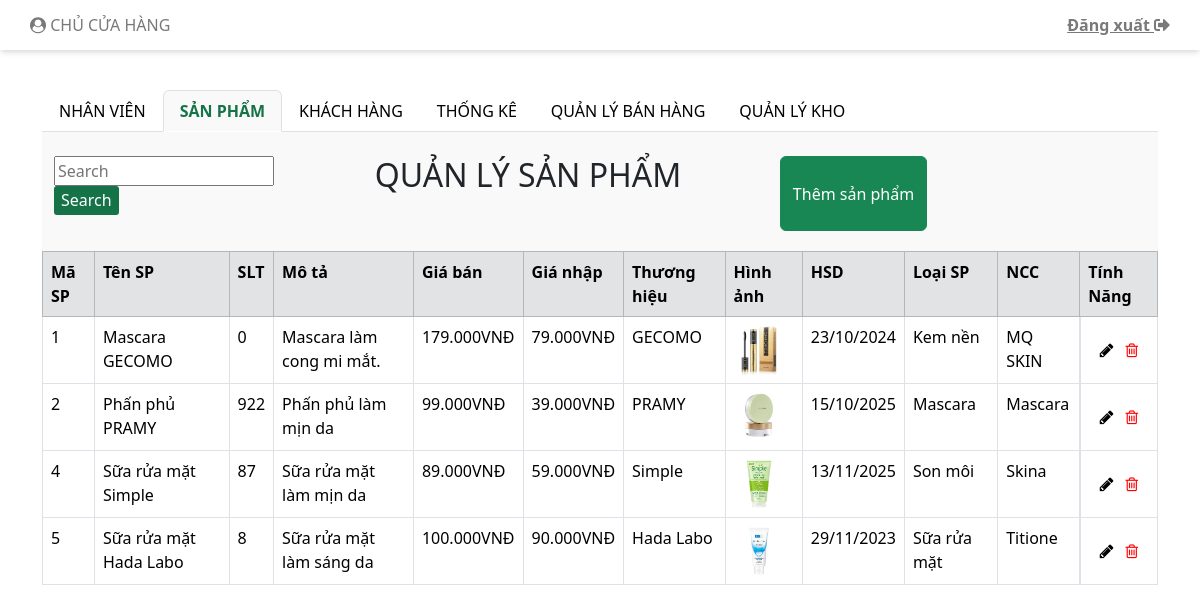
/indexAdmin.php?san-pham (signed in), run on the app's committed database.
### tables this page shows
CREATE TABLE `sanpham` (
  `MaSanPham` int(11) NOT NULL,
  `TenSanPham` varchar(100) NOT NULL,
  `SoLuongTon` int(11) NOT NULL DEFAULT 1,
  `MoTa` varchar(100) DEFAULT NULL,
  `GiaBan` double NOT NULL,
  `GiaNhap` double NOT NULL,
  `ThuongHieu` varchar(100) DEFAULT NULL,
  `HinhAnh` varchar(50) NOT NULL,
  `HanSuDung` date DEFAULT NULL,
  `LoaiSanPham` int(11) NOT NULL,
  `NhaCungCap` int(11) NOT NULL,
  `trangThai` tinyint(4) NOT NULL DEFAULT 1
);

### model/mProductAdmin.php (called while the page is built, shortened)
<?php
    include_once("connect.php");
    class MProductAdmin {
        function selectAllProducts() {
            $p = new ConnectDB();
            if ($p->connect_DB($con)) {
                $str = "SELECT * FROM sanpham";
                $tbl = mysqli_query($con, $str);
                return $tbl;
            } else {
                return false;
            }
        }
    }
?>

### model/connect.php (called while the page is built, shortened)
<?php
    class ConnectDB{
        function connect_DB(& $conn){
            $conn = mysqli_connect("localhost", "root", "", "mypham");
            if ($conn){
                mysqli_set_charset($conn, "utf8");
                return $conn;
            }else{
                return false;
            }
        }
    }
?>

### controller/cProductAdmin.php (called while the page is built, shortened)
<?php
    include_once("Model/mProductAdmin.php");
    class CProductAdmin{
        function getAllProducts(){
            $p = new MProductAdmin();
            $tbl = $p -> selectAllProducts();
            return $tbl;
        }
    }
?>

### indexAdmin.php (the view, shortened to what this page needs)
<!DOCTYPE html>
<html lang="en">
<head>
    <link rel="stylesheet" href="./css/styleAdmin.css">
    <link rel="stylesheet" href="https://use.fontawesome.com/releases/v5.8.2/css/all.css">
    <link href="https://cdn.jsdelivr.net/npm/bootstrap@5.3.2/dist/css/bootstrap.min.css" rel="stylesheet">
    <link rel="stylesheet" href="https://maxcdn.bootstrapcdn.com/font-awesome/4.7.0/css/font-awesome.min.css">
</head>
<body>
    <div class="container-fluid">
        <div class="row">
            <div class="col-md-12 header">
                <a class="navbar-brand" href="#"><i class="fa fa-user-circle" aria-hidden="true"></i> CHỦ CỬA HÀNG</a>
                <a href="?action=logout" data-toggle="tooltip" data-placement="bottom" title="ĐĂNG XUẤT"><b>Đăng xuất <i class="fas fa-sign-out-alt"></i></b></a>
            </div>
        </div>
    </div>
    <div class="container mt-3 body">
        <br>
        <ul class="nav nav-tabs">
            <li class="nav-item menu">
                <a class="nav-link <?php echo isset($_REQUEST['nhan-vien']) ? "active" : ""; ?>" href="indexAdmin.php?nhan-vien">NHÂN VIÊN</a>
            </li>
            <li class="nav-item menu">
                <a class="nav-link <?php echo isset($_REQUEST['san-pham']) ? "active" : ""; ?>" href="indexAdmin.php?san-pham">SẢN PHẨM</a>
            </li>
            <li class="nav-item menu">
                <a class="nav-link <?php echo isset($_REQUEST['khach-hang']) ? "active" : ""; ?>" href="indexAdmin.php?khach-hang">KHÁCH HÀNG</a>
            </li>
            <li class="nav-item menu">
                <a class="nav-link <?php echo isset($_REQUEST['thong-ke']) ? "active" : ""; ?>" href="indexAdmin.php?thong-ke">THỐNG KÊ</a>
            </li>
            <li class="nav-item menu">
                <a class="nav-link <?php echo isset($_REQUEST['ban-hang']) ? "active" : ""; ?>" href="indexNVBH.php">QUẢN LÝ BÁN HÀNG</a>
            </li>
            <li class="nav-item menu">
                <a class="nav-link <?php echo isset($_REQUEST['kho']) ? "active" : ""; ?>" href="indexQLKH.php">QUẢN LÝ KHO</a>
            </li>
        </ul>
        <div class="tab-content">
            <?php
            include_once("view/vProductAdmin.php");
            $c = new VProductAdmin();
            include_once("view/vCustomerAdmin.php");
            $d = new VCustomer();
            if (isset($_REQUEST['nhan-vien'])) {
                $p->viewAllEmployees();
            } elseif (isset($_REQUEST['san-pham'])) {
                $c->viewAllProducts();
            } elseif (isset($_REQUEST['khach-hang'])) {
                $d->viewAllCustomers();
            } elseif (isset($_REQUEST['btnSearchNV'])) {
                $p->viewAllEmployeeBySearch($_REQUEST['txtSearchNV']);
            } elseif (isset($_REQUEST['btnSearchSP'])) {
                $c->viewAllProductBySearch($_REQUEST['txtSearchSP']);
            } elseif (isset($_REQUEST['btnSearchKH'])) {
                $d->viewAllCustomerBySearch($_REQUEST['txtSearchKH']);
            } elseif (isset($_REQUEST["btnProdAct"])) {
                $c->showFormDelProduct();
                $c->showFormEditProduct();
            } elseif (isset($_REQUEST["btnEmpAct"])) {
                $p->showFormDelEmployee();
                $p->showFormEditEmployee();
            } elseif (isset($_REQUEST["btnCusAct"])) {
                $d->showFormDelCustomer();
            } elseif (isset($_REQUEST["thong-ke"])) {
                include("./thongke.php");
            } else {
                echo "<img class='img-admin' src='./img/admin.png' alt=''>";
            }
            ?>
        </div>
    </div>
</body>
</html>

### view/vProductAdmin.php (shortened to what this page needs)
<?php
    include_once("controller/cProductAdmin.php");
    class VProductAdmin{
        function viewAllProducts(){
            $p = new CProductAdmin();
            $tbl = $p -> getAllProducts();
            showProductAdmin($tbl);
        }
    }
    function showProductAdmin($tbl){
        if($tbl){
            if(mysqli_num_rows($tbl) >0){
                echo '
                <div id="san-pham" class="container tab-pane active"><br>
                <div class="row timKiem-them">
                    <div class="timKiem input-group mb-3 col-md-5">
                        <form action="#" method="get">
                                 <input type="text" name="txtSearchSP" size="18" placeholder = "Search" value = "';
                                 if(isset($_REQUEST["txtSearchSP"])) echo $_REQUEST["txtSearchSP"];
                                 echo '" >
                                 <input type="submit" name="btnSearchSP" class="btnCus btnCus5" value="Search">
                        </form>
                    </div>
                    <div class="timKiem col-md-4">
                        <h2>QUẢN LÝ SẢN PHẨM</h2>
                    </div>
                    <div class="timKiem themNhanVien col-md-3">
                        <button type="button" class="btn btn-success" data-bs-toggle="modal" data-bs-target="#modalThemSP">
                            Thêm sản phẩm
                        </button>
                    </div>
                </div>
                </div>
                ';
                echo "<table class='prod_tbl'> <tr>";
                    echo'
                    <table class="table table-bordered table-hover " id="myTable">
                    <thead class="table-secondary">
                        <tr class="ex" style="vertical-align: text-top;">
                            <th width="auto">Mã SP</th>
                            <th width="auto">Tên SP</th>
                            <th>SLT</th>
                            <th>Mô tả</th>
                            <th>Giá bán</th>
                            <th>Giá nhập</th>
                            <th>Thương hiệu</th>
                            <th>Hình ảnh</th>
                            <th>HSD</th>
                            <th>Loại SP</th>
                            <th>NCC</th>
                            <th class="tinh-nang">Tính Năng</th>
                        </tr>
                    </thead>
                    ';
                    while($row = mysqli_fetch_assoc($tbl)){
                        if($row["trangThai"] == 1){
                            echo "<tr >";
                            echo "<td>".$row["MaSanPham"]."</td>";
                            echo "<td>".$row["TenSanPham"]."</td>";
                            echo "<td>".$row["SoLuongTon"]."</td>";
                            echo "<td>".$row["MoTa"]."</td>";
                            echo "<td>".number_format($row["GiaBan"], 0,".", ".")."VNĐ</td>";
                            echo "<td>".number_format($row["GiaNhap"], 0,".", ".")."VNĐ</td>";
                            echo "<td>".$row["ThuongHieu"]."</td>";
                            echo "<td>"."<img src='Image/".$row["HinhAnh"]."' alt='".$row["HinhAnh"]."' width= '50px' height= '50px'>"."</td>";
                            echo "<td>".date("d/m/Y", strtotime($row["HanSuDung"]))."</td>";
                            echo "<td>";
                            if ($row["LoaiSanPham"] == 1) {
                                echo "Kem nền";
                            } elseif ($row["LoaiSanPham"] == 2) {
                                echo "Mascara";
                            } elseif ($row["LoaiSanPham"] == 3) {
                                echo "Phấn phủ";
                            } elseif ($row["LoaiSanPham"] == 4) {
                                echo "Son môi";
                            } elseif ($row["LoaiSanPham"] == 5) {
                                echo "Sữa rửa mặt";
                            } elseif ($row["LoaiSanPham"] == 6) {
                                echo "KCN";
                            } else{
                                echo "Loại khác";
                                echo"</td>";
                            }
                            echo "<td>";
                            if ($row["NhaCungCap"] == 1) {
                                echo "MQ SKIN";
                            } elseif ($row["NhaCungCap"] == 2) {
                                echo "Mascara";
                            } elseif ($row["NhaCungCap"] == 3) {
                                echo "Naunau";
                            } elseif ($row["NhaCungCap"] == 4) {
                                echo "Skina";
                            } elseif ($row["NhaCungCap"] == 5) {
                                echo "Titione";
                            } else{
                                echo "Khác";
                                echo"</td>";
                            }
                            echo "<td style = 'display: flex; justify-content: center;  padding: 20px 0;'>
                                    <form action='#' method='get'>
                                        <input type='hidden' name='MaSanPham' value='" . $row["MaSanPham"] . "'>
                                        <button class='btnCus btn2 edit' type='submit' value='edit' name= 'btnProdAct'>
                                            <i class='fa fa-pencil' aria-hidden='true'></i>
                                        </button>
                                    </form>
                                    <form action='#' method='get'onsubmit='return confirmDelete();'>
                                        <input type='hidden' name='MaSanPham' value='" . $row["MaSanPham"] . "'>
                                        <button class='btnCus btn2 delete' type='submit' value='delete' name= 'btnProdAct'>
                                            <i class='fa fa-trash-o' aria-hidden='true'></i>
                                        </button>
                                    </form>
                                </td>";
                            echo "</tr>";
                        }
                    }
                    echo "</table>";
        }else{
            echo"Không tìm thấy sản phẩm!";
            echo header("refresh: 5; url='indexAdmin.php?san-pham'");
        }
    }
    }
?>

### css/styleAdmin.css (style rules this page uses)
.timKiem-them { margin-bottom: 10px; }
.timKiem { display: flex; flex-wrap: nowrap; justify-content: center; }
#nhan-vien, #san-pham, #khach-hang { padding-bottom: 10px; }
.input-group.mb-3.col-md-5 { width: 300px; }
a { color: #000000 !important; }
.row > .header a { color: #797979 !important; height: 50px; line-height: 50px; }
.row > .header { box-shadow: rgba(0, 0, 0, 0.1) 0px 4px 6px -1px, rgba(0, 0, 0, 0.06) 0px 2px 4px -1px; display: flex; flex-wrap: nowrap; justify-content: space-between; padding: 0 30px; }
.container.tab-pane.active { background-color: #f9f9f9 !important; }
form > button.btnCus.btn2 { border: none; background: none; }
form > button.btnCus.btn2.delete { color: red !important; }
.nav-tabs .nav-item.show .nav-link, .nav-tabs .nav-link.active { border-color: var(--bs-nav-tabs-link-active-border-color); background-color: #F9F9F9 !important; color: #157347 !important; font-weight: 600; }
a { text-decoration: none; }
.btnCus.btnCus5 { border: none; background-color: #157347; color: #fff; border-radius: 3px; padding: 2px 7px 3px 7px; }

### data on the page
sanpham: MaSanPham "1", TenSanPham "Mascara GECOMO", SoLuongTon "0", MoTa "Mascara làm cong mi mắt.", GiaBan "179.000", GiaNhap "79.000", ThuongHieu "GECOMO", HinhAnh (picture), HanSuDung "23/10/2024", LoaiSanPham "Kem nền", NhaCungCap "MQ SKIN"
sanpham: MaSanPham "2", TenSanPham "Phấn phủ PRAMY", SoLuongTon "922", MoTa "Phấn phủ làm mịn da", GiaBan "99.000", GiaNhap "39.000", ThuongHieu "PRAMY", HinhAnh (picture), HanSuDung "15/10/2025", LoaiSanPham "Mascara", NhaCungCap "Mascara"
sanpham: MaSanPham "4", TenSanPham "Sữa rửa mặt Simple", SoLuongTon "87", MoTa "Sữa rửa mặt làm mịn da", GiaBan "89.000", GiaNhap "59.000", ThuongHieu "Simple", HinhAnh (picture), HanSuDung "13/11/2025", LoaiSanPham "Son môi", NhaCungCap "Skina"
sanpham: MaSanPham "5", TenSanPham "Sữa rửa mặt Hada Labo", SoLuongTon "8", MoTa "Sữa rửa mặt làm sáng da", GiaBan "100.000", GiaNhap "90.000", ThuongHieu "Hada Labo", HinhAnh (picture), HanSuDung "29/11/2023", LoaiSanPham "Sữa rửa mặt", NhaCungCap "Titione"
